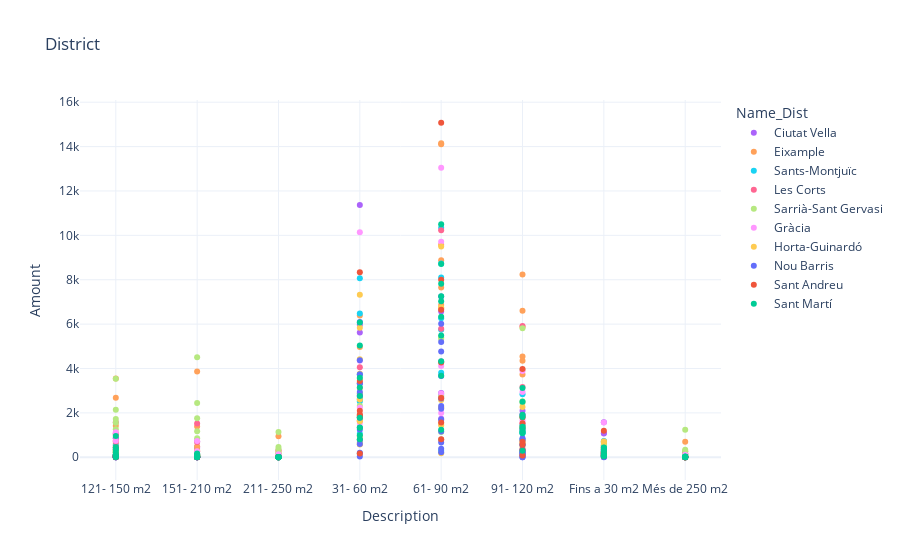

Notebook code for this chart:
### Code cell
fig = px.scatter(house_area_2019, x='Description', y='Amount', title="District",
                     color_discrete_map=color_dict, color="Name_Dist",  template="plotly_white",
                     labels={'Name_NBHD':'Neighborhood Name'})
fig.show()

### Figure 1 — Plotly figure (JSON) as saved in the notebook; plotly's stock layout.template omitted (floating-point values rounded to 4 significant figures)
{"data": [{"hovertemplate": "Name_Dist=Ciutat Vella<br>Description=%{x}<br>Amount=%{y}<extra></extra>", "legendgroup": "Ciutat Vella", "marker": {"color": "#ab63fa", "symbol": "circle"}, "mode": "markers", "name": "Ciutat Vella", "orientation": "v", "showlegend": true, "type": "scatter", "x": ["121- 150 m2", "151- 210 m2", "211- 250 m2", "31- 60 m2", "61- 90 m2", "91- 120 m2", "Fins a 30 m2", "Més de 250 m2", "121- 150 m2", "151- 210 m2", "211- 250 m2", "31- 60 m2", "61- 90 m2", "91- 120 m2", "Fins a 30 m2", "Més de 250 m2", "121- 150 m2", "151- 210 m2", "211- 250 m2", "31- 60 m2", "61- 90 m2", "91- 120 m2", "Fins a 30 m2", "Més de 250 m2", "121- 150 m2", "151- 210 m2", "211- 250 m2", "31- 60 m2", "61- 90 m2", "91- 120 m2", "Fins a 30 m2", "Més de 250 m2"], "xaxis": "x", "y": [861, 420, 103, 11369, 6568, 2097, 1583, 111, 1050, 716, 128, 2725, 2899, 1929, 715, 170, 41, 9, 3, 5972, 1736, 319, 1073, 7, 870, 479, 89, 5621, 4314, 1887, 1099, 93], "yaxis": "y"}, {"hovertemplate": "Name_Dist=Eixample<br>Description=%{x}<br>Amount=%{y}<extra></extra>", "legendgroup": "Eixample", "marker": {"color": "#FFA15A", "symbol": "circle"}, "mode": "markers", "name": "Eixample", "orientation": "v", "showlegend": true, "type": "scatter", "x": ["121- 150 m2", "151- 210 m2", "211- 250 m2", "31- 60 m2", "61- 90 m2", "91- 120 m2", "Fins a 30 m2", "Més de 250 m2", "121- 150 m2", "151- 210 m2", "211- 250 m2", "31- 60 m2", "61- 90 m2", "91- 120 m2", "Fins a 30 m2", "Més de 250 m2", "121- 150 m2", "151- 210 m2", "211- 250 m2", "31- 60 m2", "61- 90 m2", "91- 120 m2", "Fins a 30 m2", "Més de 250 m2", "121- 150 m2", "151- 210 m2", "211- 250 m2", "31- 60 m2", "61- 90 m2", "91- 120 m2", "Fins a 30 m2", "Més de 250 m2", "121- 150 m2", "151- 210 m2", "211- 250 m2", "31- 60 m2", "61- 90 m2", "91- 120 m2", "Fins a 30 m2", "Més de 250 m2", "121- 150 m2", "151- 210 m2", "211- 250 m2", "31- 60 m2", "61- 90 m2", "91- 120 m2", "Fins a 30 m2", "Més de 250 m2"], "xaxis": "x", "y": [597, 271, 33, 2591, 7654, 3729, 229, 32, 744, 130, 17, 6383, 14102, 4539, 536, 58, 3544, 3862, 945, 2865, 6864, 5882, 552, 701, 2681, 1388, 251, 3123, 8873, 6601, 374, 159, 1416, 481, 18, 4974, 14146, 8232, 446, 8, 1013, 330, 28, 3765, 9579, 4353, 375, 41], "yaxis": "y"}, {"hovertemplate": "Name_Dist=Sants-Montjuïc<br>Description=%{x}<br>Amount=%{y}<extra></extra>", "legendgroup": "Sants-Montjuïc", "marker": {"color": "#19d3f3", "symbol": "circle"}, "mode": "markers", "name": "Sants-Montjuïc", "orientation": "v", "showlegend": true, "type": "scatter", "x": ["121- 150 m2", "151- 210 m2", "211- 250 m2", "31- 60 m2", "61- 90 m2", "91- 120 m2", "Fins a 30 m2", "Més de 250 m2", "121- 150 m2", "151- 210 m2", "211- 250 m2", "31- 60 m2", "61- 90 m2", "91- 120 m2", "Fins a 30 m2", "Més de 250 m2", "121- 150 m2", "151- 210 m2", "31- 60 m2", "61- 90 m2", "91- 120 m2", "Fins a 30 m2", "Més de 250 m2", "121- 150 m2", "151- 210 m2", "31- 60 m2", "61- 90 m2", "91- 120 m2", "Fins a 30 m2", "121- 150 m2", "151- 210 m2", "31- 60 m2", "61- 90 m2", "91- 120 m2", "Fins a 30 m2", "Més de 250 m2", "121- 150 m2", "151- 210 m2", "211- 250 m2", "31- 60 m2", "61- 90 m2", "91- 120 m2", "Fins a 30 m2", "Més de 250 m2", "121- 150 m2", "151- 210 m2", "211- 250 m2", "31- 60 m2", "61- 90 m2", "91- 120 m2", "Fins a 30 m2", "Més de 250 m2", "121- 150 m2", "151- 210 m2", "211- 250 m2", "31- 60 m2", "61- 90 m2", "91- 120 m2", "Fins a 30 m2", "Més de 250 m2"], "xaxis": "x", "y": [129, 23, 7, 8069, 8104, 1442, 738, 8, 6, 9, 2, 168, 297, 214, 75, 5, 22, 8, 2513, 8734, 1854, 202, 1, 121, 20, 1062, 2804, 802, 100, 97, 31, 2636, 3814, 1142, 278, 7, 92, 9, 1, 1805, 5742, 1085, 103, 1, 91, 13, 2, 3735, 6260, 1418, 201, 2, 542, 128, 6, 6483, 10343, 2843, 639, 5], "yaxis": "y"}, {"hovertemplate": "Name_Dist=Les Corts<br>Description=%{x}<br>Amount=%{y}<extra></extra>", "legendgroup": "Les Corts", "marker": {"color": "#FF6692", "symbol": "circle"}, "mode": "markers", "name": "Les Corts", "orientation": "v", "showlegend": true, "type": "scatter", "x": ["121- 150 m2", "151- 210 m2", "211- 250 m2", "31- 60 m2", "61- 90 m2", "91- 120 m2", "Fins a 30 m2", "Més de 250 m2", "121- 150 m2", "151- 210 m2", "211- 250 m2", "31- 60 m2", "61- 90 m2", "91- 120 m2", "Fins a 30 m2", "Més de 250 m2", "121- 150 m2", "151- 210 m2", "211- 250 m2", "31- 60 m2", "61- 90 m2", "91- 120 m2", "Fins a 30 m2", "Més de 250 m2"], "xaxis": "x", "y": [1576, 686, 99, 4061, 10225, 5918, 471, 26, 696, 100, 11, 1647, 5788, 3166, 239, 7, 1067, 1526, 315, 593, 777, 1349, 211, 264], "yaxis": "y"}, {"hovertemplate": "Name_Dist=Sarrià-Sant Gervasi<br>Description=%{x}<br>Amount=%{y}<extra></extra>", "legendgroup": "Sarrià-Sant Gervasi", "marker": {"color": "#B6E880", "symbol": "circle"}, "mode": "markers", "name": "Sarrià-Sant Gervasi", "orientation": "v", "showlegend": true, "type": "scatter", "x": ["121- 150 m2", "151- 210 m2", "211- 250 m2", "31- 60 m2", "61- 90 m2", "91- 120 m2", "Fins a 30 m2", "Més de 250 m2", "121- 150 m2", "151- 210 m2", "211- 250 m2", "31- 60 m2", "61- 90 m2", "91- 120 m2", "Fins a 30 m2", "Més de 250 m2", "121- 150 m2", "151- 210 m2", "211- 250 m2", "31- 60 m2", "61- 90 m2", "91- 120 m2", "Fins a 30 m2", "Més de 250 m2", "121- 150 m2", "151- 210 m2", "211- 250 m2", "31- 60 m2", "61- 90 m2", "91- 120 m2", "Fins a 30 m2", "Més de 250 m2", "121- 150 m2", "151- 210 m2", "211- 250 m2", "31- 60 m2", "61- 90 m2", "91- 120 m2", "Fins a 30 m2", "Més de 250 m2", "121- 150 m2", "151- 210 m2", "211- 250 m2", "31- 60 m2", "61- 90 m2", "91- 120 m2", "Fins a 30 m2", "Més de 250 m2"], "xaxis": "x", "y": [274, 164, 26, 796, 798, 621, 337, 18, 1561, 1176, 190, 2325, 4284, 2452, 501, 120, 1264, 1761, 462, 680, 1136, 1282, 99, 343, 2140, 2451, 358, 1777, 2753, 2519, 354, 270, 3543, 4512, 1143, 2876, 5334, 5814, 523, 1245, 1730, 860, 147, 3550, 5403, 3940, 549, 102], "yaxis": "y"}, {"hovertemplate": "Name_Dist=Gràcia<br>Description=%{x}<br>Amount=%{y}<extra></extra>", "legendgroup": "Gràcia", "marker": {"color": "#FF97FF", "symbol": "circle"}, "mode": "markers", "name": "Gràcia", "orientation": "v", "showlegend": true, "type": "scatter", "x": ["121- 150 m2", "151- 210 m2", "211- 250 m2", "31- 60 m2", "61- 90 m2", "91- 120 m2", "Fins a 30 m2", "Més de 250 m2", "121- 150 m2", "151- 210 m2", "211- 250 m2", "31- 60 m2", "61- 90 m2", "91- 120 m2", "Fins a 30 m2", "Més de 250 m2", "121- 150 m2", "151- 210 m2", "211- 250 m2", "31- 60 m2", "61- 90 m2", "91- 120 m2", "Fins a 30 m2", "Més de 250 m2", "121- 150 m2", "151- 210 m2", "211- 250 m2", "31- 60 m2", "61- 90 m2", "91- 120 m2", "Fins a 30 m2", "Més de 250 m2", "121- 150 m2", "151- 210 m2", "211- 250 m2", "31- 60 m2", "61- 90 m2", "91- 120 m2", "Fins a 30 m2", "Més de 250 m2"], "xaxis": "x", "y": [399, 277, 30, 2232, 4113, 1539, 368, 15, 66, 23, 3, 1340, 1992, 343, 161, 2, 346, 106, 12, 1543, 2875, 1664, 311, 12, 1124, 729, 136, 10141, 13047, 3892, 1568, 111, 743, 149, 22, 4352, 9711, 2939, 376, 25], "yaxis": "y"}, {"hovertemplate": "Name_Dist=Horta-Guinardó<br>Description=%{x}<br>Amount=%{y}<extra></extra>", "legendgroup": "Horta-Guinardó", "marker": {"color": "#FECB52", "symbol": "circle"}, "mode": "markers", "name": "Horta-Guinardó", "orientation": "v", "showlegend": true, "type": "scatter", "x": ["121- 150 m2", "151- 210 m2", "211- 250 m2", "31- 60 m2", "61- 90 m2", "91- 120 m2", "Fins a 30 m2", "Més de 250 m2", "121- 150 m2", "151- 210 m2", "211- 250 m2", "31- 60 m2", "61- 90 m2", "91- 120 m2", "Fins a 30 m2", "Més de 250 m2", "121- 150 m2", "151- 210 m2", "211- 250 m2", "31- 60 m2", "61- 90 m2", "91- 120 m2", "Fins a 30 m2", "Més de 250 m2", "121- 150 m2", "151- 210 m2", "211- 250 m2", "31- 60 m2", "61- 90 m2", "91- 120 m2", "Fins a 30 m2", "Més de 250 m2", "121- 150 m2", "151- 210 m2", "211- 250 m2", "31- 60 m2", "61- 90 m2", "91- 120 m2", "Fins a 30 m2", "Més de 250 m2", "121- 150 m2", "151- 210 m2", "211- 250 m2", "31- 60 m2", "61- 90 m2", "91- 120 m2", "Fins a 30 m2", "121- 150 m2", "151- 210 m2", "211- 250 m2", "31- 60 m2", "61- 90 m2", "91- 120 m2", "Fins a 30 m2", "Més de 250 m2", "31- 60 m2", "61- 90 m2", "91- 120 m2", "Fins a 30 m2", "121- 150 m2", "151- 210 m2", "211- 250 m2", "31- 60 m2", "61- 90 m2", "91- 120 m2", "121- 150 m2", "151- 210 m2", "31- 60 m2", "61- 90 m2", "91- 120 m2", "Fins a 30 m2", "121- 150 m2", "151- 210 m2", "211- 250 m2", "31- 60 m2", "61- 90 m2", "91- 120 m2", "Fins a 30 m2", "Més de 250 m2"], "xaxis": "x", "y": [300, 46, 5, 3371, 6689, 1826, 235, 3, 67, 7, 3, 1662, 2255, 588, 242, 2, 336, 93, 12, 5836, 9494, 2267, 706, 17, 248, 79, 4, 1620, 2218, 752, 398, 10, 66, 13, 1, 7326, 6744, 624, 703, 4, 50, 2, 2, 2607, 2586, 464, 255, 18, 10, 3, 577, 2685, 123, 89, 4, 941, 1438, 71, 112, 194, 12, 1, 777, 1509, 161, 3, 1, 147, 180, 52, 36, 207, 61, 10, 4419, 6732, 1365, 666, 12], "yaxis": "y"}, {"hovertemplate": "Name_Dist=Nou Barris<br>Description=%{x}<br>Amount=%{y}<extra></extra>", "legendgroup": "Nou Barris", "marker": {"color": "#636efa", "symbol": "circle"}, "mode": "markers", "name": "Nou Barris", "orientation": "v", "showlegend": true, "type": "scatter", "x": ["121- 150 m2", "151- 210 m2", "211- 250 m2", "31- 60 m2", "61- 90 m2", "91- 120 m2", "Fins a 30 m2", "Més de 250 m2", "121- 150 m2", "151- 210 m2", "31- 60 m2", "61- 90 m2", "91- 120 m2", "Fins a 30 m2", "Més de 250 m2", "121- 150 m2", "151- 210 m2", "211- 250 m2", "31- 60 m2", "61- 90 m2", "91- 120 m2", "Fins a 30 m2", "121- 150 m2", "151- 210 m2", "31- 60 m2", "61- 90 m2", "91- 120 m2", "Fins a 30 m2", "151- 210 m2", "211- 250 m2", "31- 60 m2", "61- 90 m2", "91- 120 m2", "Fins a 30 m2", "31- 60 m2", "61- 90 m2", "91- 120 m2", "Fins a 30 m2", "121- 150 m2", "151- 210 m2", "31- 60 m2", "61- 90 m2", "91- 120 m2", "Fins a 30 m2", "121- 150 m2", "151- 210 m2", "31- 60 m2", "61- 90 m2", "91- 120 m2", "Fins a 30 m2", "Més de 250 m2", "121- 150 m2", "151- 210 m2", "211- 250 m2", "31- 60 m2", "61- 90 m2", "91- 120 m2", "Fins a 30 m2", "Més de 250 m2", "121- 150 m2", "151- 210 m2", "211- 250 m2", "31- 60 m2", "61- 90 m2", "91- 120 m2", "Fins a 30 m2", "121- 150 m2", "151- 210 m2", "31- 60 m2", "61- 90 m2", "91- 120 m2", "Fins a 30 m2", "121- 150 m2", "31- 60 m2", "61- 90 m2", "91- 120 m2", "Fins a 30 m2", "121- 150 m2", "151- 210 m2", "31- 60 m2", "61- 90 m2", "91- 120 m2", "Fins a 30 m2"], "xaxis": "x", "y": [89, 11, 2, 3320, 7241, 1247, 330, 1, 66, 11, 4371, 6021, 860, 157, 2, 4, 3, 1, 2942, 3663, 233, 110, 2, 1, 776, 228, 1, 39, 1, 1, 1242, 4767, 782, 8, 38, 2315, 559, 7, 25, 9, 3735, 2643, 349, 323, 18, 3, 3326, 2188, 229, 148, 1, 30, 10, 1, 6093, 5190, 558, 287, 2, 1, 2, 2, 1778, 1690, 152, 24, 25, 13, 598, 663, 175, 227, 1, 2786, 1164, 5, 1, 7, 3, 209, 381, 89, 156], "yaxis": "y"}, {"hovertemplate": "Name_Dist=Sant Andreu<br>Description=%{x}<br>Amount=%{y}<extra></extra>", "legendgroup": "Sant Andreu", "marker": {"color": "#EF553B", "symbol": "circle"}, "mode": "markers", "name": "Sant Andreu", "orientation": "v", "showlegend": true, "type": "scatter", "x": ["121- 150 m2", "151- 210 m2", "211- 250 m2", "31- 60 m2", "61- 90 m2", "91- 120 m2", "Fins a 30 m2", "121- 150 m2", "31- 60 m2", "61- 90 m2", "91- 120 m2", "Fins a 30 m2", "121- 150 m2", "151- 210 m2", "31- 60 m2", "61- 90 m2", "91- 120 m2", "Fins a 30 m2", "Més de 250 m2", "121- 150 m2", "151- 210 m2", "211- 250 m2", "31- 60 m2", "61- 90 m2", "91- 120 m2", "Fins a 30 m2", "Més de 250 m2", "121- 150 m2", "151- 210 m2", "211- 250 m2", "31- 60 m2", "61- 90 m2", "91- 120 m2", "Fins a 30 m2", "Més de 250 m2", "121- 150 m2", "151- 210 m2", "211- 250 m2", "31- 60 m2", "61- 90 m2", "91- 120 m2", "Fins a 30 m2", "Més de 250 m2", "121- 150 m2", "151- 210 m2", "31- 60 m2", "61- 90 m2", "91- 120 m2", "Fins a 30 m2", "Més de 250 m2"], "xaxis": "x", "y": [11, 4, 1, 2091, 1566, 326, 195, 1, 170, 813, 83, 45, 22, 4, 1887, 2670, 569, 180, 1, 457, 72, 8, 8336, 15074, 3976, 1194, 3, 100, 19, 4, 3436, 8001, 1796, 129, 3, 65, 22, 1, 1814, 4265, 704, 158, 2, 71, 11, 1922, 6648, 1528, 94, 1], "yaxis": "y"}, {"hovertemplate": "Name_Dist=Sant Martí<br>Description=%{x}<br>Amount=%{y}<extra></extra>", "legendgroup": "Sant Martí", "marker": {"color": "#00cc96", "symbol": "circle"}, "mode": "markers", "name": "Sant Martí", "orientation": "v", "showlegend": true, "type": "scatter", "x": ["121- 150 m2", "151- 210 m2", "211- 250 m2", "31- 60 m2", "61- 90 m2", "91- 120 m2", "Fins a 30 m2", "Més de 250 m2", "121- 150 m2", "151- 210 m2", "211- 250 m2", "31- 60 m2", "61- 90 m2", "91- 120 m2", "Fins a 30 m2", "Més de 250 m2", "121- 150 m2", "151- 210 m2", "211- 250 m2", "31- 60 m2", "61- 90 m2", "91- 120 m2", "Fins a 30 m2", "Més de 250 m2", "121- 150 m2", "151- 210 m2", "211- 250 m2", "31- 60 m2", "61- 90 m2", "91- 120 m2", "Fins a 30 m2", "Més de 250 m2", "121- 150 m2", "151- 210 m2", "211- 250 m2", "31- 60 m2", "61- 90 m2", "91- 120 m2", "Fins a 30 m2", "Més de 250 m2", "121- 150 m2", "151- 210 m2", "211- 250 m2", "31- 60 m2", "61- 90 m2", "91- 120 m2", "Fins a 30 m2", "Més de 250 m2", "121- 150 m2", "151- 210 m2", "31- 60 m2", "61- 90 m2", "91- 120 m2", "Fins a 30 m2", "Més de 250 m2", "121- 150 m2", "151- 210 m2", "31- 60 m2", "61- 90 m2", "91- 120 m2", "Fins a 30 m2", "Més de 250 m2", "121- 150 m2", "151- 210 m2", "211- 250 m2", "31- 60 m2", "61- 90 m2", "91- 120 m2", "Fins a 30 m2", "Més de 250 m2", "121- 150 m2", "151- 210 m2", "211- 250 m2", "31- 60 m2", "61- 90 m2", "91- 120 m2", "Fins a 30 m2", "Més de 250 m2"], "xaxis": "x", "y": [221, 96, 11, 6070, 10500, 2505, 444, 23, 373, 37, 4, 2765, 7032, 1815, 372, 16, 85, 27, 5, 1347, 4332, 1184, 85, 18, 957, 166, 2, 992, 1240, 1142, 142, 12, 446, 110, 9, 5039, 7258, 3127, 425, 22, 344, 76, 9, 814, 3676, 1307, 41, 31, 8, 4, 3583, 5487, 289, 273, 1, 32, 19, 1335, 6327, 1372, 102, 7, 97, 16, 1, 1777, 7814, 1911, 74, 2, 28, 15, 3, 3146, 8713, 1086, 65, 7], "yaxis": "y"}], "layout": {"legend": {"title": {"text": "Name_Dist"}, "tracegroupgap": 0}, "title": {"text": "District"}, "xaxis": {"anchor": "y", "domain": [0, 1], "title": {"text": "Description"}}, "yaxis": {"anchor": "x", "domain": [0, 1], "title": {"text": "Amount"}}}}
